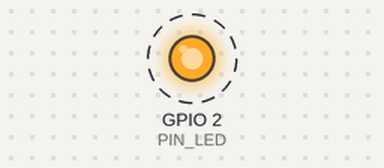
A sketch run on a simulated ESP32. Shown: output pins drawn as LEDs (lit = HIGH). Dashed ring = blinking. What the sketch prints to the serial monitor is not drawn.

Above: at 1.1 s.
Timing chart, 0 to 4.0 s (numbered marks = the images above):
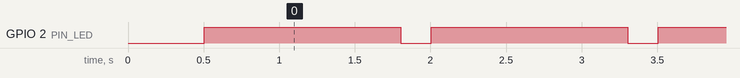

Measured:
- by itself, GPIO 2 (PIN_LED): alternates HIGH for 1.3 s and LOW for 0.20 s

The sketch:

estacion_interfaz.ino
```cpp
/*
  Estacion meteorologica - NODO INTERFAZ
  Fase 0: verificacion del entorno.

  Igual que el nodo de campo, pero con el parpadeo invertido para poder
  distinguir las dos placas a simple vista.

  Monitor serie a 115200.
*/

#include <WiFi.h>
#include "config.h"

unsigned long ultimoCambioLed = 0;
bool ledEncendido = false;

unsigned long ultimoAvisoMac = 0;

void mostrarMac() {
  Serial.print("[interfaz] MAC (STA): ");
  Serial.println(WiFi.macAddress());
}

void setup() {
  Serial.begin(VELOCIDAD_SERIE);
  delay(500);

  pinMode(PIN_LED, OUTPUT);
  digitalWrite(PIN_LED, LOW);

  // ESP-NOW usa la MAC de la interfaz STA.
  WiFi.mode(WIFI_STA);

  Serial.println();
  Serial.println("=== NODO INTERFAZ - fase 0 ===");
  mostrarMac();
  Serial.println("Anotar esta MAC en docs/bitacora.md");
}

void loop() {
  unsigned long ahora = millis();

  unsigned long duracion = ledEncendido ? LED_ENCENDIDO_MS : LED_APAGADO_MS;
  if (ahora - ultimoCambioLed >= duracion) {
    ultimoCambioLed = ahora;
    ledEncendido = !ledEncendido;
    digitalWrite(PIN_LED, ledEncendido ? HIGH : LOW);
  }

  if (ahora - ultimoAvisoMac >= INTERVALO_MAC_MS) {
    ultimoAvisoMac = ahora;
    mostrarMac();
  }
}
```

config.h
```cpp
// Configuracion del nodo interfaz.
// Todo numero que dependa del hardware o del armado va aca, nunca dentro de la logica.

#ifndef CONFIG_H
#define CONFIG_H

// LED integrado de la placa DevKit V1 (ver docs/hardware/pinout.md).
const int PIN_LED = 2;

// Parpadeo invertido respecto del nodo de campo: encendido largo, apagado corto.
// Con las dos placas sobre la mesa se distingue cual es cual de un vistazo.
const unsigned long LED_ENCENDIDO_MS = 1300;
const unsigned long LED_APAGADO_MS   = 200;

const unsigned long INTERVALO_MAC_MS = 5000;

const unsigned long VELOCIDAD_SERIE = 115200;

#endif
```
